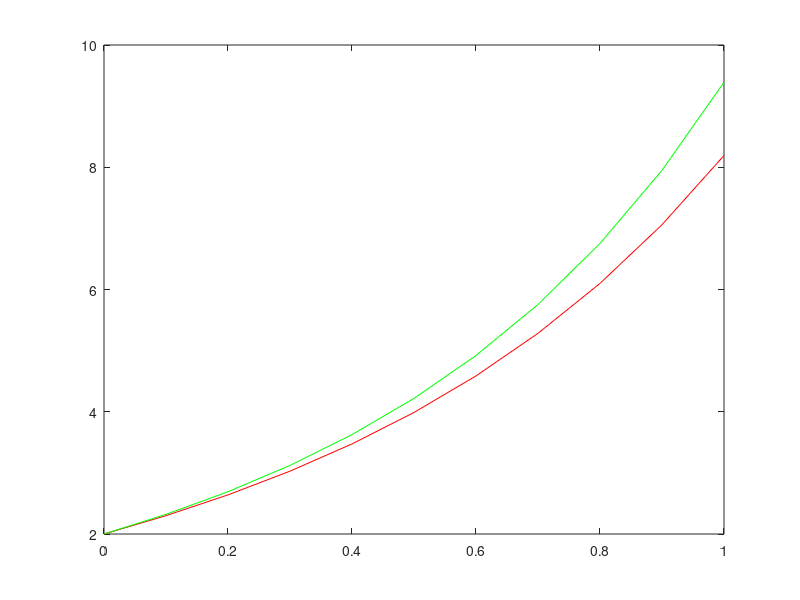

The MATLAB source for this figure:
function euler
  clc
  x0 = 0;
  h = 0.1;
  x = 0:h:1;
  x(1) = 0;
  len_x = length(x);
  y(1) = 2;
  ye(1) = 2;
  for i=1: len_x-1
    fm = (2*y(i))-(2*x(i))-1; 
    y(i+1) = y(i) + h*(fm);
    ye(i+1) = (e^(2*x(i+1))) + x(i+1) +1;
    
  endfor

  plot(x , y ,'r', x , ye , 'g')
endfunction
